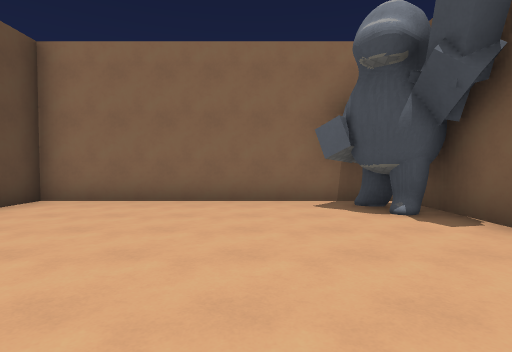
[1] (above)

24 first-person views from a walk through a Godot game level. The camera is 1.5 m above the floor, tilts 2° down and sees 80° across. The floor is counted in squares, 2 m on a side. Each view is taken from the middle of a square. On the plan, view 1 faces up. The plan holds only what a view shows up to about 10 squares ahead; the rest is blank. The place goes on beyond the plan. Characters and animated objects are left out. Surface patterns are stand-ins for the level's own textures.

[2]
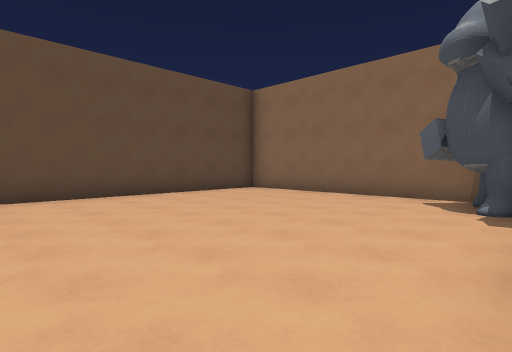

[3]
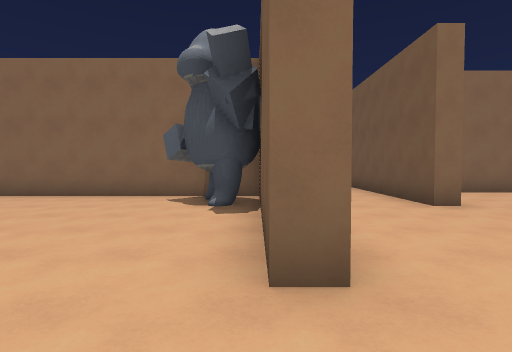

[4]
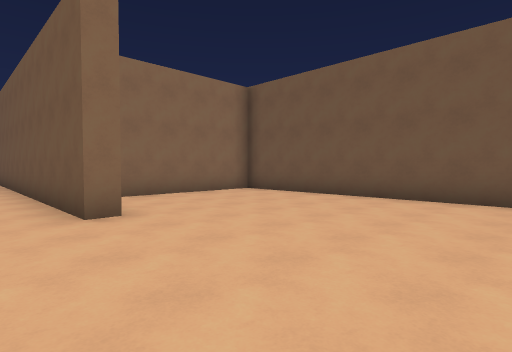

[5]
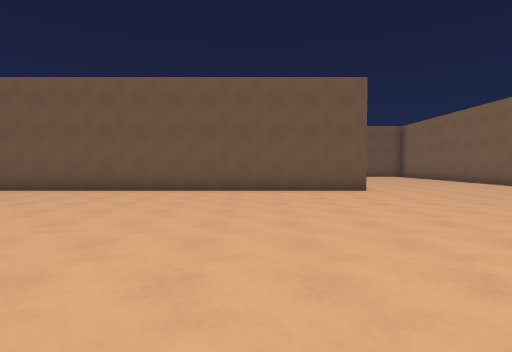

[6]
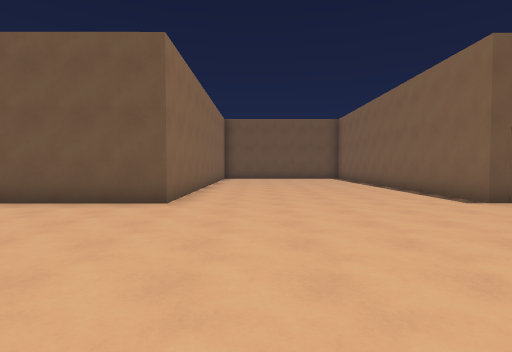

[7]
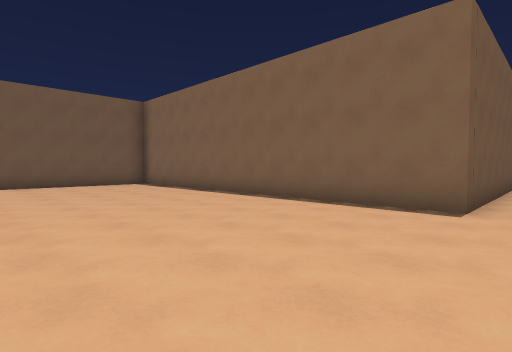

[8]
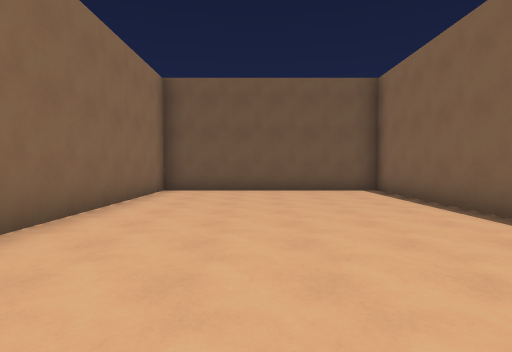

[9]
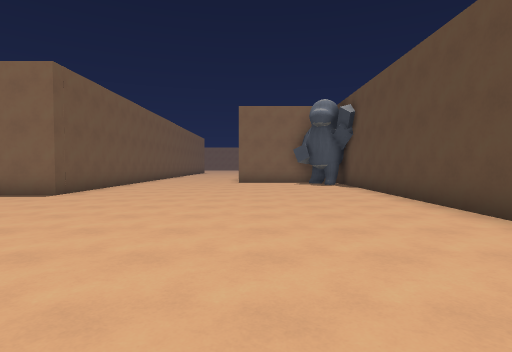

[10]
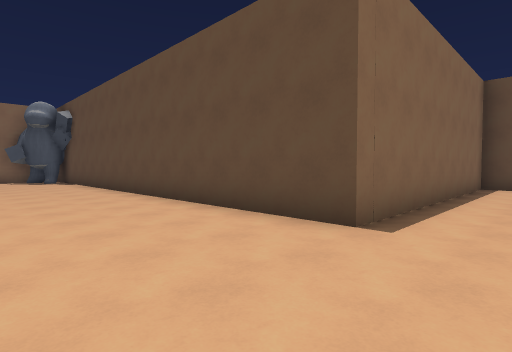

[11]
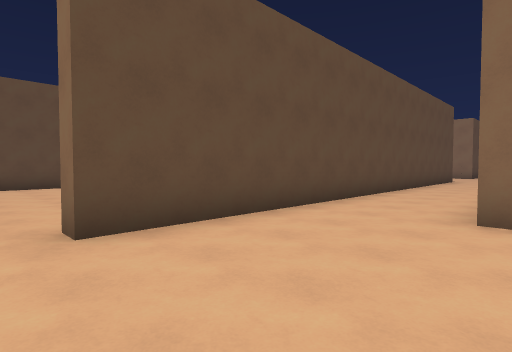

[12]
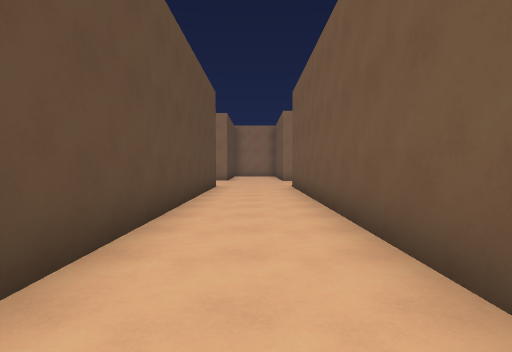

[13]
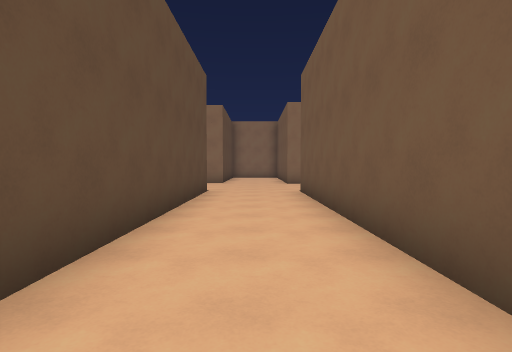

[14]
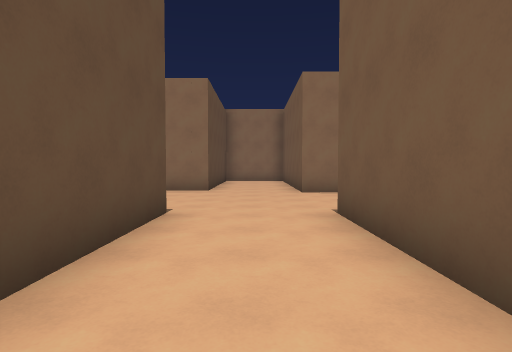

[15]
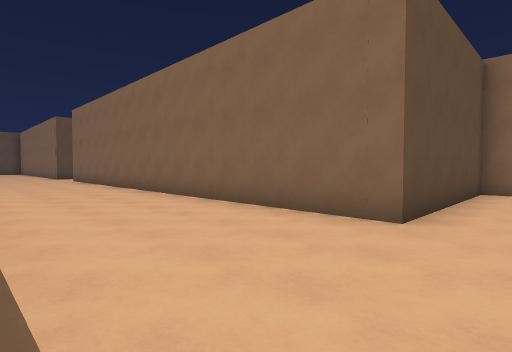

[16]
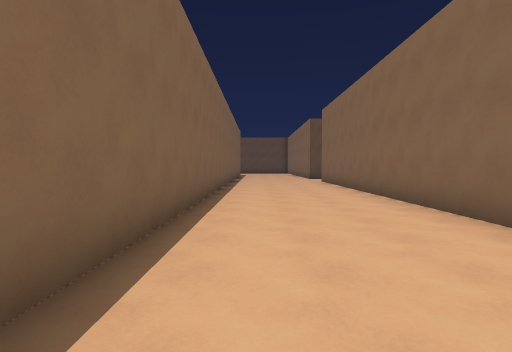

[17]
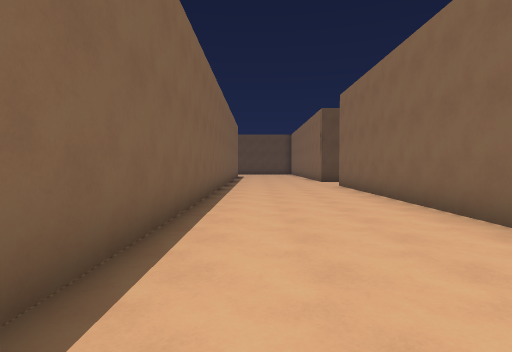

[18]
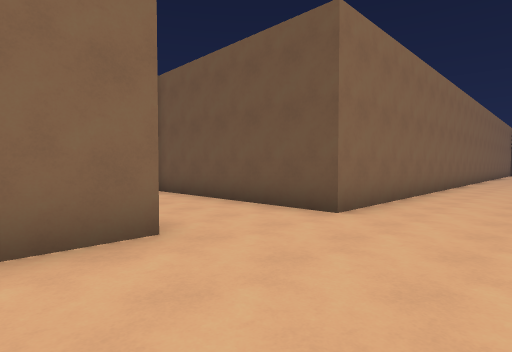

[19]
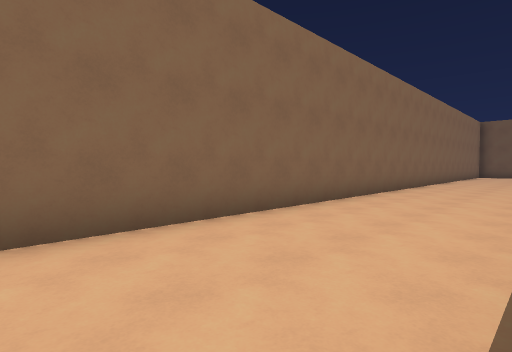

[20]
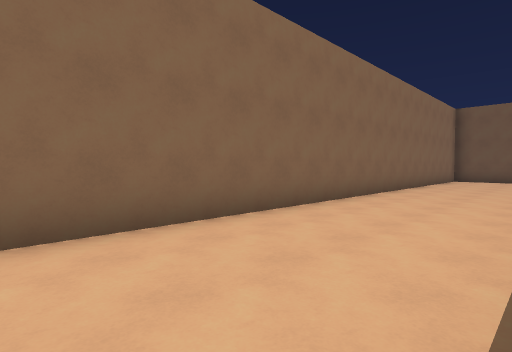

[21]
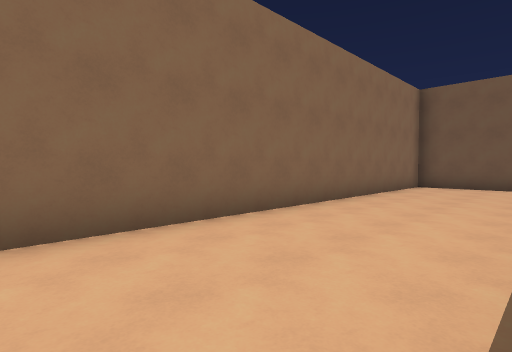

[22]
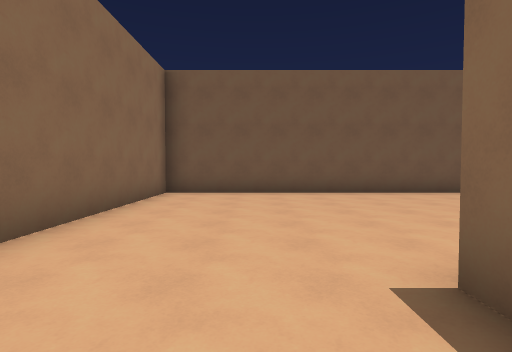

[23]
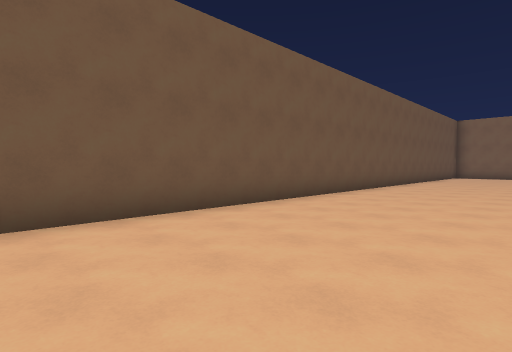

[24]
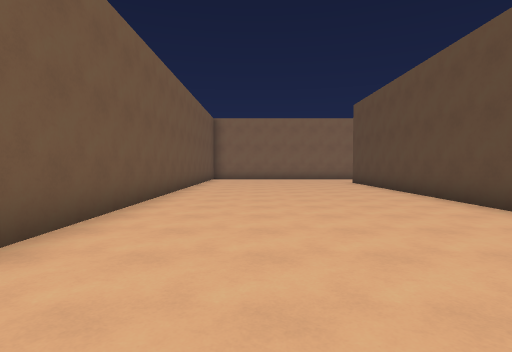

### Floor plan
Points are (right, up) in squares from view 1. A wall is a line through its corners. A room is listed if a view was taken in it or the views show most of it. See-through windows are left out.
Room 1 (view 1)
walls: (2.4, 4.5) (1.9, 5); (3.1, 0.9) (3.1, 5.6); (2.5, 4.6) (2, 4.8); (2.6, 4.7) (2.1, 4.8) (1.7, 5.1); (3.1, 6.4) (-4.5, 6.4) (-4.5, -1.7) (2.6, -1.7)
ways out: opening at (3, -0.5) to room 2
Room 2 (views 2, 3, 4, 5, 6, 7, 8, 9, 10, 11, 12, 13, 14)
walls: (2.6, -1.7) (3.6, -1.7) (3.6, -13); (6.9, 4.6) (6.3, 4.6) (6.3, 15.8); (2.8, 4.9) (2.4, 4.5); (12, -13.5) (12, -10.6) (23, -10.6) (23, -4.3) (12, -4.3) (12, 7.4) (7.8, 7.4); (3.6, 15.9) (3.6, 0.9) (3.1, 0.9)
ways out: opening at (3, -0.5) to room 1; opening at (5, 15) to room 3
Room 3 (views 15, 16, 17, 18, 19, 20, 21, 22, 23, 24)
walls: (22.8, 8.1) (22.8, 3); (22.4, 15.8) (22.9, 15.8); (29.3, 3.1) (29.3, 19.5) (6.3, 19.5) (6.3, 21.5); (3.6, 21.5) (3.6, 20.1) (-10, 20.1); (-9.9, 15.8) (1.6, 15.8)
ways out: opening at (5, 15) to room 2

Where each view was taken, in squares from view 1:
view 1: 0 up, 0 right, facing up
view 2: 1 down, 3 right, facing up-left
view 3: 1 down, 3 right, facing up
view 4: 0 up, 5 right, facing up-right
view 5: 1 down, 3 right, facing right
view 6: 6 down, 6 right, facing right
view 7: 5 down, 11 right, facing down-right
view 8: 7 down, 14 right, facing right
view 9: 3 down, 7 right, facing down
view 10: 0 up, 7 right, facing down-left
view 11: 0 up, 7 right, facing up-left
view 12: 5 up, 5 right, facing up
view 13: 7 up, 5 right, facing up
view 14: 11 up, 5 right, facing up
view 15: 16 up, 5 right, facing up-left
view 16: 17 up, 3 right, facing left
view 17: 17 up, 0 right, facing left
view 18: 17 up, 2 right, facing up-right
view 19: 16 up, 7 right, facing up-right
view 20: 16 up, 13 right, facing up-right
view 21: 16 up, 18 right, facing up-right
view 22: 17 up, 21 right, facing right
view 23: 17 up, 25 right, facing down-right
view 24: 13 up, 27 right, facing down
